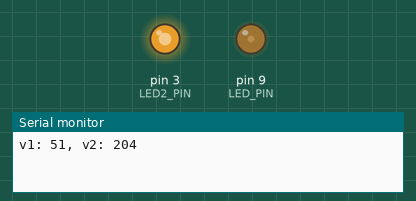
A sketch run on a simulated Arduino Uno, built with avr-gcc and run on an emulated ATmega328P. On the bench: output pins drawn as LEDs (lit = HIGH), the last lines printed to the serial monitor.

Above: at 0.05 s.
At 0.25 s:
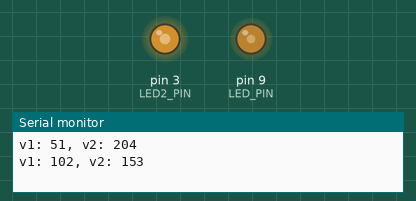
At 0.5 s:
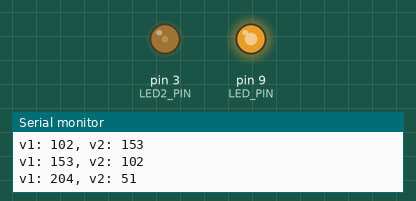
At 0.95 s:
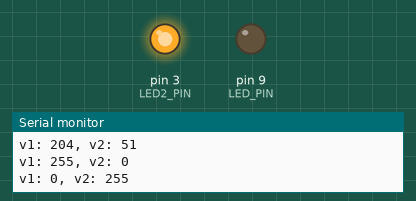
Timing chart, 0 to 3.0 s (numbered marks = the images above):
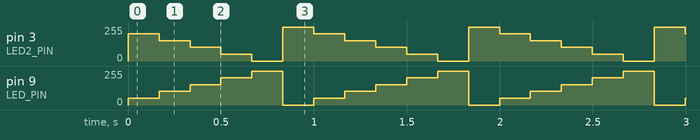

The sketch:

02-beacon-with-increasing-brightness.ino
```cpp
#define LED_PIN 9
#define LED2_PIN 3

unsigned int voltage = 1;
const unsigned int maxVoltage = 5;

void setup() {
  Serial.begin(9600);
}

void loop() {
  // put your main code here, to run repeatedly:
  int output = 255 * voltage / maxVoltage;
  int output2 = 255 * (maxVoltage - voltage) / maxVoltage;
  Serial.print("v1: ");
  Serial.print(output);
  Serial.print(", v2: ");
  Serial.print(output2);
  Serial.println();
  analogWrite(LED_PIN, output);
  analogWrite(LED2_PIN, output2);
  delay(166);

  if (++voltage > maxVoltage) {
    voltage = 0;
  }
}
```

Measured:
- by itself, pin 3 (LED2_PIN): repeats every 1.0 s: 153/255 0.17 s, 102/255 0.17 s, 51/255 0.17 s, 0/255 0.17 s, 255/255 0.17 s, 204/255 0.17 s
- by itself, pin 9 (LED_PIN): repeats every 1.0 s: 102/255 0.17 s, 153/255 0.17 s, 204/255 0.17 s, 255/255 0.17 s, 0/255 0.17 s, 51/255 0.17 s
